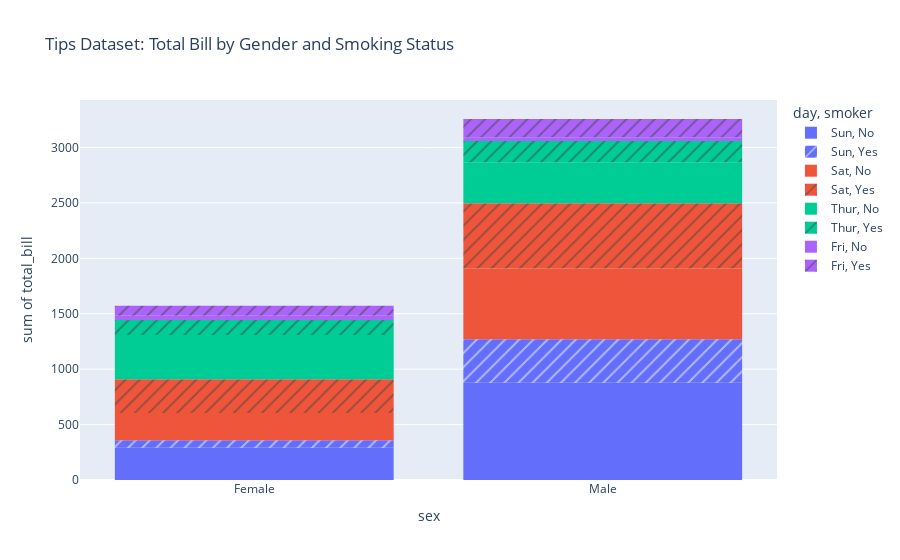

Here is the notebook cell this chart was saved with:
### Markdown cell above
Question 3: Using the tips dataset in the Plotly library, Plot a histogram for x= "sex" and y="total_bill" column in the tips dataset. Also, use the "smoker" column with the pattern_shape parameter and the "day"column with the color parameter.

Answer:

### Code cell
# Plot a histogram for "sex" and "total_bill" columns using Plotly express
fig = px.histogram(tips, x="sex", y="total_bill", 
                   color="day", pattern_shape="smoker",
                   title="Tips Dataset: Total Bill by Gender and Smoking Status")

fig.show()

### Figure 1 — Plotly figure (JSON) as saved in the notebook; plotly's stock layout.template omitted (floating-point values rounded to 4 significant figures)
{"data": [{"bingroup": "x", "histfunc": "sum", "hovertemplate": "day=Sun<br>smoker=No<br>sex=%{x}<br>sum of total_bill=%{y}<extra></extra>", "legendgroup": "Sun, No", "marker": {"color": "#636efa", "pattern": {"shape": ""}}, "name": "Sun, No", "orientation": "v", "showlegend": true, "type": "histogram", "x": ["Female", "Male", "Male", "Male", "Female", "Male", "Male", "Male", "Male", "Male", "Male", "Female", "Male", "Male", "Female", "Male", "Female", "Male", "Female", "Male", "Male", "Male", "Male", "Male", "Male", "Male", "Male", "Male", "Male", "Female", "Female", "Male", "Male", "Male", "Male", "Male", "Female", "Female", "Male", "Male", "Male", "Male", "Male", "Male", "Female", "Male", "Female", "Female", "Male", "Male", "Male", "Female", "Male", "Male", "Male", "Male", "Male"], "xaxis": "x", "y": [16.99, 10.34, 21.01, 23.68, 24.59, 25.29, 8.77, 26.88, 15.04, 14.78, 10.27, 35.26, 15.42, 18.43, 14.83, 21.58, 10.33, 16.29, 16.97, 17.46, 13.94, 9.68, 30.4, 18.29, 22.23, 32.4, 28.55, 18.04, 12.54, 10.29, 34.81, 9.94, 25.56, 19.49, 38.07, 23.95, 25.71, 17.31, 29.93, 14.07, 13.13, 17.26, 24.55, 19.77, 29.85, 48.17, 25.0, 13.39, 16.49, 21.5, 12.66, 16.21, 13.81, 24.52, 20.76, 31.71, 20.69], "yaxis": "y"}, {"bingroup": "x", "histfunc": "sum", "hovertemplate": "day=Sun<br>smoker=Yes<br>sex=%{x}<br>sum of total_bill=%{y}<extra></extra>", "legendgroup": "Sun, Yes", "marker": {"color": "#636efa", "pattern": {"shape": "/"}}, "name": "Sun, Yes", "orientation": "v", "showlegend": true, "type": "histogram", "x": ["Female", "Male", "Male", "Male", "Male", "Male", "Male", "Female", "Male", "Male", "Male", "Male", "Male", "Male", "Female", "Male", "Female", "Male", "Male"], "xaxis": "x", "y": [17.51, 7.25, 31.85, 16.82, 32.9, 17.89, 14.48, 9.6, 34.63, 34.65, 23.33, 45.35, 23.17, 40.55, 20.9, 30.46, 18.15, 23.1, 15.69], "yaxis": "y"}, {"bingroup": "x", "histfunc": "sum", "hovertemplate": "day=Sat<br>smoker=No<br>sex=%{x}<br>sum of total_bill=%{y}<extra></extra>", "legendgroup": "Sat, No", "marker": {"color": "#EF553B", "pattern": {"shape": ""}}, "name": "Sat, No", "orientation": "v", "showlegend": true, "type": "histogram", "x": ["Male", "Male", "Female", "Female", "Male", "Male", "Male", "Male", "Male", "Male", "Female", "Male", "Male", "Female", "Female", "Male", "Male", "Male", "Female", "Male", "Male", "Male", "Female", "Male", "Male", "Male", "Female", "Male", "Male", "Female", "Female", "Male", "Female", "Male", "Male", "Female", "Male", "Male", "Male", "Male", "Male", "Male", "Female", "Male", "Male"], "xaxis": "x", "y": [20.65, 17.92, 20.29, 15.77, 39.42, 19.82, 17.81, 13.37, 12.69, 21.7, 19.65, 9.55, 18.35, 15.06, 20.69, 17.78, 24.06, 16.31, 16.93, 18.69, 31.27, 16.04, 26.41, 48.27, 17.59, 20.08, 16.45, 20.23, 12.02, 17.07, 14.73, 10.51, 20.92, 18.24, 14.0, 7.25, 48.33, 20.45, 13.28, 11.61, 10.77, 10.07, 35.83, 29.03, 17.82], "yaxis": "y"}, {"bingroup": "x", "histfunc": "sum", "hovertemplate": "day=Sat<br>smoker=Yes<br>sex=%{x}<br>sum of total_bill=%{y}<extra></extra>", "legendgroup": "Sat, Yes", "marker": {"color": "#EF553B", "pattern": {"shape": "/"}}, "name": "Sat, Yes", "orientation": "v", "showlegend": true, "type": "histogram", "x": ["Male", "Male", "Male", "Male", "Male", "Male", "Female", "Male", "Female", "Female", "Male", "Female", "Female", "Male", "Male", "Male", "Female", "Female", "Female", "Male", "Male", "Male", "Male", "Male", "Female", "Male", "Male", "Female", "Female", "Female", "Male", "Male", "Male", "Female", "Female", "Male", "Male", "Male", "Male", "Male", "Female", "Male"], "xaxis": "x", "y": [38.01, 11.24, 20.29, 13.81, 11.02, 18.29, 3.07, 15.01, 26.86, 25.28, 17.92, 44.3, 22.42, 15.36, 20.49, 25.21, 14.31, 10.59, 10.63, 50.81, 15.81, 26.59, 38.73, 24.27, 12.76, 30.06, 25.89, 13.27, 28.17, 12.9, 28.15, 11.59, 7.74, 30.14, 22.12, 24.01, 15.69, 15.53, 12.6, 32.83, 27.18, 22.67], "yaxis": "y"}, {"bingroup": "x", "histfunc": "sum", "hovertemplate": "day=Thur<br>smoker=No<br>sex=%{x}<br>sum of total_bill=%{y}<extra></extra>", "legendgroup": "Thur, No", "marker": {"color": "#00cc96", "pattern": {"shape": ""}}, "name": "Thur, No", "orientation": "v", "showlegend": true, "type": "histogram", "x": ["Male", "Male", "Male", "Male", "Female", "Male", "Female", "Male", "Male", "Male", "Male", "Female", "Female", "Female", "Male", "Female", "Male", "Male", "Female", "Female", "Male", "Female", "Female", "Male", "Male", "Female", "Female", "Female", "Female", "Female", "Female", "Female", "Female", "Female", "Male", "Male", "Female", "Female", "Female", "Female", "Female", "Male", "Male", "Male", "Female"], "xaxis": "x", "y": [27.2, 22.76, 17.29, 16.66, 10.07, 15.98, 34.83, 13.03, 18.28, 24.71, 21.16, 10.65, 12.43, 24.08, 11.69, 13.42, 14.26, 15.95, 12.48, 29.8, 8.52, 14.52, 11.38, 22.82, 19.08, 20.27, 11.17, 12.26, 18.26, 8.51, 10.33, 14.15, 13.16, 17.47, 34.3, 41.19, 27.05, 16.43, 8.35, 18.64, 11.87, 9.78, 7.51, 7.56, 18.78], "yaxis": "y"}, {"bingroup": "x", "histfunc": "sum", "hovertemplate": "day=Thur<br>smoker=Yes<br>sex=%{x}<br>sum of total_bill=%{y}<extra></extra>", "legendgroup": "Thur, Yes", "marker": {"color": "#00cc96", "pattern": {"shape": "/"}}, "name": "Thur, Yes", "orientation": "v", "showlegend": true, "type": "histogram", "x": ["Male", "Male", "Male", "Female", "Male", "Male", "Male", "Male", "Female", "Female", "Male", "Male", "Female", "Female", "Female", "Male", "Female"], "xaxis": "x", "y": [19.44, 32.68, 16.0, 19.81, 28.44, 15.48, 16.58, 10.34, 43.11, 13.0, 13.51, 18.71, 12.74, 13.0, 16.4, 20.53, 16.47], "yaxis": "y"}, {"bingroup": "x", "histfunc": "sum", "hovertemplate": "day=Fri<br>smoker=No<br>sex=%{x}<br>sum of total_bill=%{y}<extra></extra>", "legendgroup": "Fri, No", "marker": {"color": "#ab63fa", "pattern": {"shape": ""}}, "name": "Fri, No", "orientation": "v", "showlegend": true, "type": "histogram", "x": ["Male", "Female", "Male", "Female"], "xaxis": "x", "y": [22.49, 22.75, 12.46, 15.98], "yaxis": "y"}, {"bingroup": "x", "histfunc": "sum", "hovertemplate": "day=Fri<br>smoker=Yes<br>sex=%{x}<br>sum of total_bill=%{y}<extra></extra>", "legendgroup": "Fri, Yes", "marker": {"color": "#ab63fa", "pattern": {"shape": "/"}}, "name": "Fri, Yes", "orientation": "v", "showlegend": true, "type": "histogram", "x": ["Male", "Female", "Female", "Male", "Male", "Male", "Male", "Female", "Female", "Male", "Female", "Male", "Male", "Female", "Female"], "xaxis": "x", "y": [28.97, 5.75, 16.32, 40.17, 27.28, 12.03, 21.01, 11.35, 15.38, 12.16, 13.42, 8.58, 13.42, 16.27, 10.09], "yaxis": "y"}], "layout": {"barmode": "relative", "legend": {"title": {"text": "day, smoker"}, "tracegroupgap": 0}, "title": {"text": "Tips Dataset: Total Bill by Gender and Smoking Status"}, "xaxis": {"anchor": "y", "domain": [0, 1], "title": {"text": "sex"}}, "yaxis": {"anchor": "x", "domain": [0, 1], "title": {"text": "sum of total_bill"}}}}
